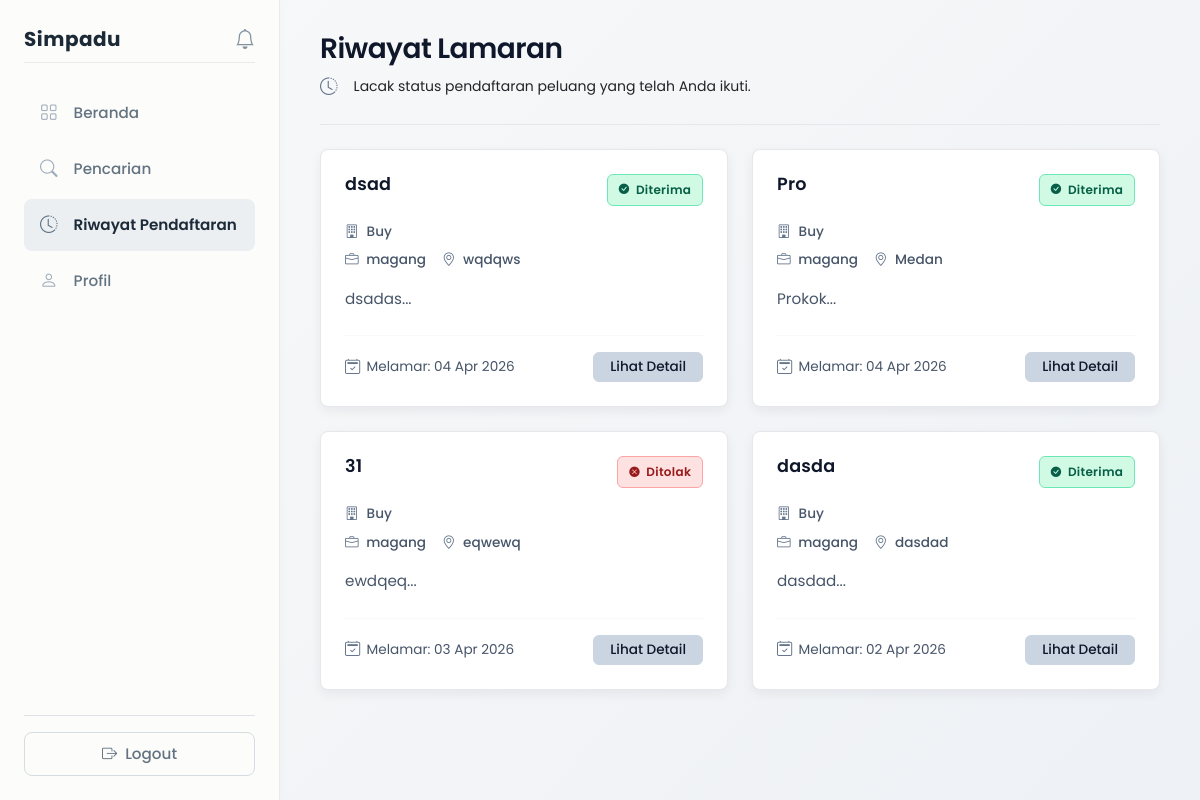
/views/mahasiswa/history.php (signed in), run on an earlier commit of the app's database.
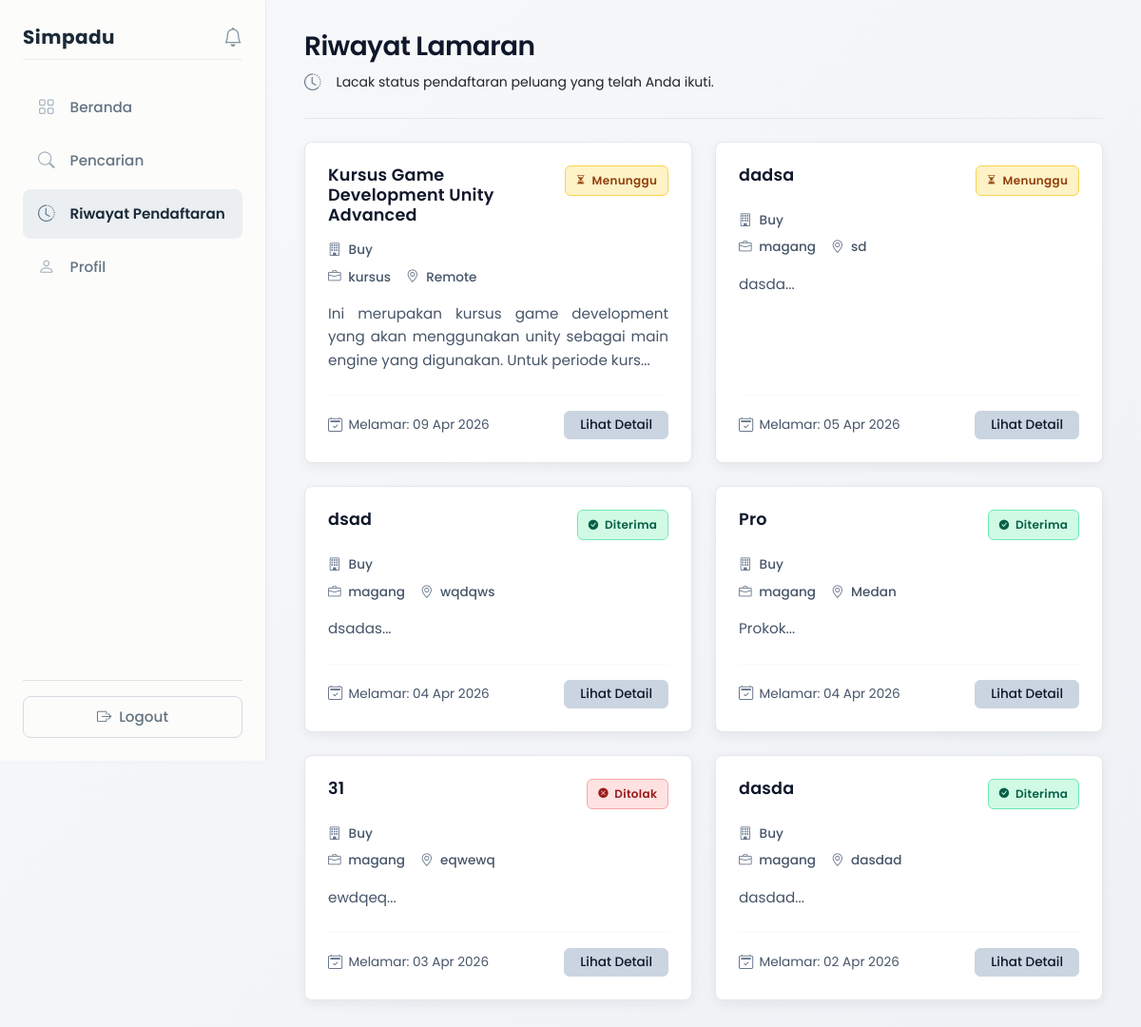
And on a later commit of the database.
### tables this page shows
CREATE TABLE `lamaran` (
  `id` int NOT NULL,
  `mahasiswa_id` int NOT NULL,
  `peluang_id` int NOT NULL,
  `is_recommended` tinyint(1) DEFAULT '0',
  `tanggal_apply` timestamp NULL DEFAULT CURRENT_TIMESTAMP,
  `status` enum('pending','accepted','rejected') DEFAULT 'pending',
  `result_published` tinyint(1) DEFAULT '0' COMMENT 'Status: 0=not published, 1=published to mahasiswa'
);

CREATE TABLE `peluang` (
  `id` int NOT NULL,
  `mitra_id` int NOT NULL,
  `judul` varchar(150) NOT NULL,
  `deskripsi` text NOT NULL,
  `tipe` enum('magang','kursus') NOT NULL,
  `lokasi` varchar(100) DEFAULT NULL,
  `kuota` int DEFAULT '0',
  `min_ipk` decimal(3,2) DEFAULT '0.00',
  `min_semester` int DEFAULT '1',
  `fakultas` varchar(100) DEFAULT NULL,
  `deadline` datetime NOT NULL,
  `status` enum('pending','approved','rejected') DEFAULT 'approved',
  `created_at` timestamp NULL DEFAULT CURRENT_TIMESTAMP,
  `closed_at` timestamp NULL DEFAULT NULL
);

CREATE TABLE `mitra` (
  `id` int NOT NULL,
  `user_id` int NOT NULL,
  `nama_organisasi` varchar(150) DEFAULT NULL,
  `deskripsi` text,
  `kontak` varchar(100) DEFAULT NULL,
  `status_verifikasi` enum('pending','approved','rejected') DEFAULT 'pending'
);

### views/mahasiswa/history.php (the view, shortened to what the changed rows need)
<?php
include __DIR__ . '/../../config/database.php';
$user_id = $_SESSION['user_id'];
$query = "SELECT id FROM mahasiswa WHERE user_id = ?";
$stmt = mysqli_prepare($conn, $query);
mysqli_stmt_bind_param($stmt, 'i', $user_id);
mysqli_stmt_execute($stmt);
$result = mysqli_stmt_get_result($stmt);
$mahasiswa = mysqli_fetch_assoc($result);
$mahasiswa_id = $mahasiswa['id'];
$query = "SELECT l.id as lamaran_id, l.tanggal_apply, l.status, l.result_published, p.id, p.judul, p.deskripsi, p.tipe, p.lokasi, p.deadline, u.email as mitra_email, m.nama_organisasi
          FROM lamaran l
          JOIN peluang p ON l.peluang_id = p.id
          JOIN users u ON p.mitra_id = u.id
          LEFT JOIN mitra m ON u.id = m.user_id
          WHERE l.mahasiswa_id = ?
          ORDER BY l.tanggal_apply DESC";
$stmt = mysqli_prepare($conn, $query);
mysqli_stmt_bind_param($stmt, 'i', $mahasiswa_id);
mysqli_stmt_execute($stmt);
$applications = mysqli_stmt_get_result($stmt);
?>
<!DOCTYPE html>
<html lang="id">
<head>
    <link href="https://cdn.jsdelivr.net/npm/bootstrap@5.3.0/dist/css/bootstrap.min.css" rel="stylesheet">
    <link rel="stylesheet" href="https://cdn.jsdelivr.net/npm/bootstrap-icons@1.11.0/font/bootstrap-icons.css">
    <link rel="stylesheet" href="../../assets/css/design-system.css">
    <link rel="stylesheet" href="../../assets/css/global.css">
    <link rel="stylesheet" href="../../assets/css/layout.css">
    <link rel="stylesheet" href="../../assets/css/components.css">
    <link rel="stylesheet" href="../../assets/css/dashboard.css">
    <link rel="stylesheet" href="../../assets/css/mahasiswa.css">
</head>
<body>
<div class="d-flex">
    <div class="content">
        <div class="page-header mb-4">
            <h1 class="page-title fs-3 mb-1">Riwayat Lamaran</h1>
        </div>
        <div class="row g-4">
            <?php while ($app = mysqli_fetch_assoc($applications)): ?>
                <div class="col-md-6 col-lg-6">
                    <div class="post-card h-100 d-flex flex-column p-4">
                        <div class="d-flex justify-content-between align-items-start mb-3">
                            <h6 class="post-title mb-0 pe-2"><?php echo htmlspecialchars($app['judul']); ?></h6>
                            <?php
                            if ($app['result_published'] == 0) {
                                $badge_class = 'status-warning';
                                $status_text = '<i class="bi bi-hourglass-split"></i> Menunggu';
                            } else {
                                if ($app['status'] == 'accepted') {
                                    $badge_class = 'status-success';
                                    $status_text = '<i class="bi bi-check-circle-fill"></i> Diterima';
                                } else {
                                    $badge_class = 'status-danger';
                                    $status_text = '<i class="bi bi-x-circle-fill"></i> Ditolak';
                                }
                            }
                            ?>
                            <span class="badge-status <?php echo $badge_class; ?>">
                                <?php echo $status_text; ?>
                            </span>
                        </div>
                        <div class="post-subtitle d-flex flex-column gap-2 mb-3">
                            <div class="d-flex align-items-center gap-2">
                                <i class="bi bi-building"></i>
                                <span><?php echo htmlspecialchars($app['nama_organisasi'] ?? $app['mitra_email']); ?></span>
                            </div>
                            <div class="d-flex align-items-center flex-wrap gap-3">
                                <span><i class="bi bi-briefcase me-1"></i> <?php echo htmlspecialchars($app['tipe']); ?></span>
                                <span><i class="bi bi-geo-alt me-1"></i> <?php echo htmlspecialchars($app['lokasi'] ?? 'Tidak ditentukan'); ?></span>
                            </div>
                        </div>
                        <p class="post-desc flex-grow-1 mb-4">
                            <?php echo substr(htmlspecialchars($app['deskripsi']), 0, 120) . '...'; ?>
                        </p>
                        <div class="d-flex justify-content-between align-items-center mt-auto pt-3 border-top border-light">
                            <div class="post-meta">
                                <i class="bi bi-calendar2-check"></i>
                                Melamar: <?php echo date('d M Y', strtotime($app['tanggal_apply'])); ?>
                            </div>
                            <a href="already_applied.php?id=<?php echo $app['id']; ?>" class="btn btn-soft-outline px-3 py-1" style="font-size: 0.85rem;">
                                Lihat Detail
                            </a>
                        </div>
                    </div>
                </div>
            <?php endwhile; ?>
        </div>
    </div>
</div>
</body>
</html>

What changed in the data, as far as the page shows it:
added lamaran: peluang.judul "Kursus Game Development Unity Advanced", result_published 0 (drawn), mitra.nama_organisasi "Buy", peluang.tipe "kursus", peluang.lokasi "Remote", peluang.deskripsi "Ini merupakan kursus game development yang akan menggunakan unity sebagai main engine yang digunakan. Untuk periode kurs", tanggal_apply "09 Apr 2026"
added lamaran: peluang.judul "dadsa", result_published 0 (drawn), mitra.nama_organisasi "Buy", peluang.tipe "magang", peluang.lokasi "sd", peluang.deskripsi "dasda", tanggal_apply "05 Apr 2026"
